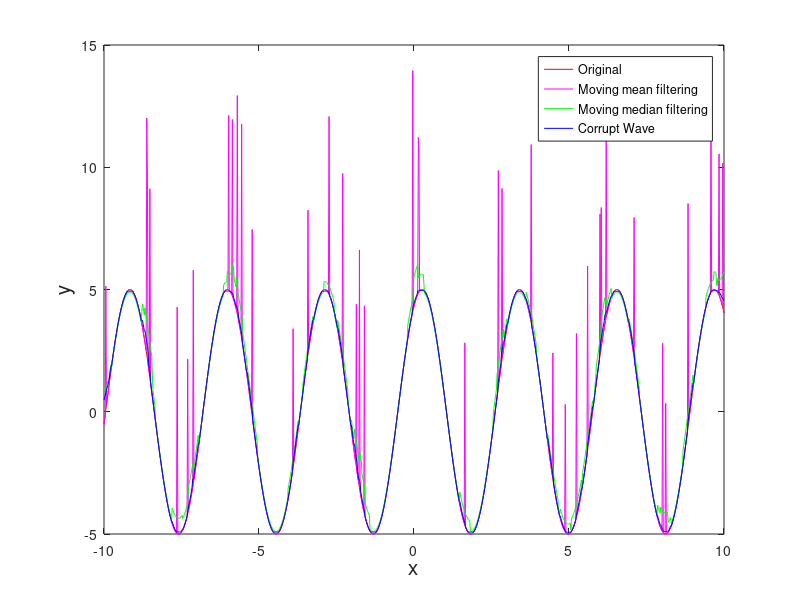

Source code (MATLAB):
clear;clc;
x = (-10:0.02:10);
y = 5*sin(2*x+pi/3);
k = randperm(1001,40);
z = y;
for elm = k
    z(elm) = z(elm) + 5 + 5*rand();
end

y_median = zeros(1,1001);
y_mean = zeros(1,1001);

for elm = (1:1001)
    y_median(elm) = median(z(max(1,elm-8):min(elm+8,1001)));
end

for elm = (1:1001)
    y_mean(elm) = mean(z(max(1,elm-8):min(elm+8,1001)));
end

plot(x,z);
plot(x,y_mean);
plot(x,y_median);
plot(x,y,'r',x,z,'m',x,y_mean,'g',x,y_median,'b');
legend('Original', 'Moving mean filtering', 'Moving median filtering', 'Corrupt Wave');
xlabel('x','FontSize',15);
ylabel('y','FontSize',15);
rel_mean_sq_error = sum((y - y_median).^2)/sum(y.^2);
